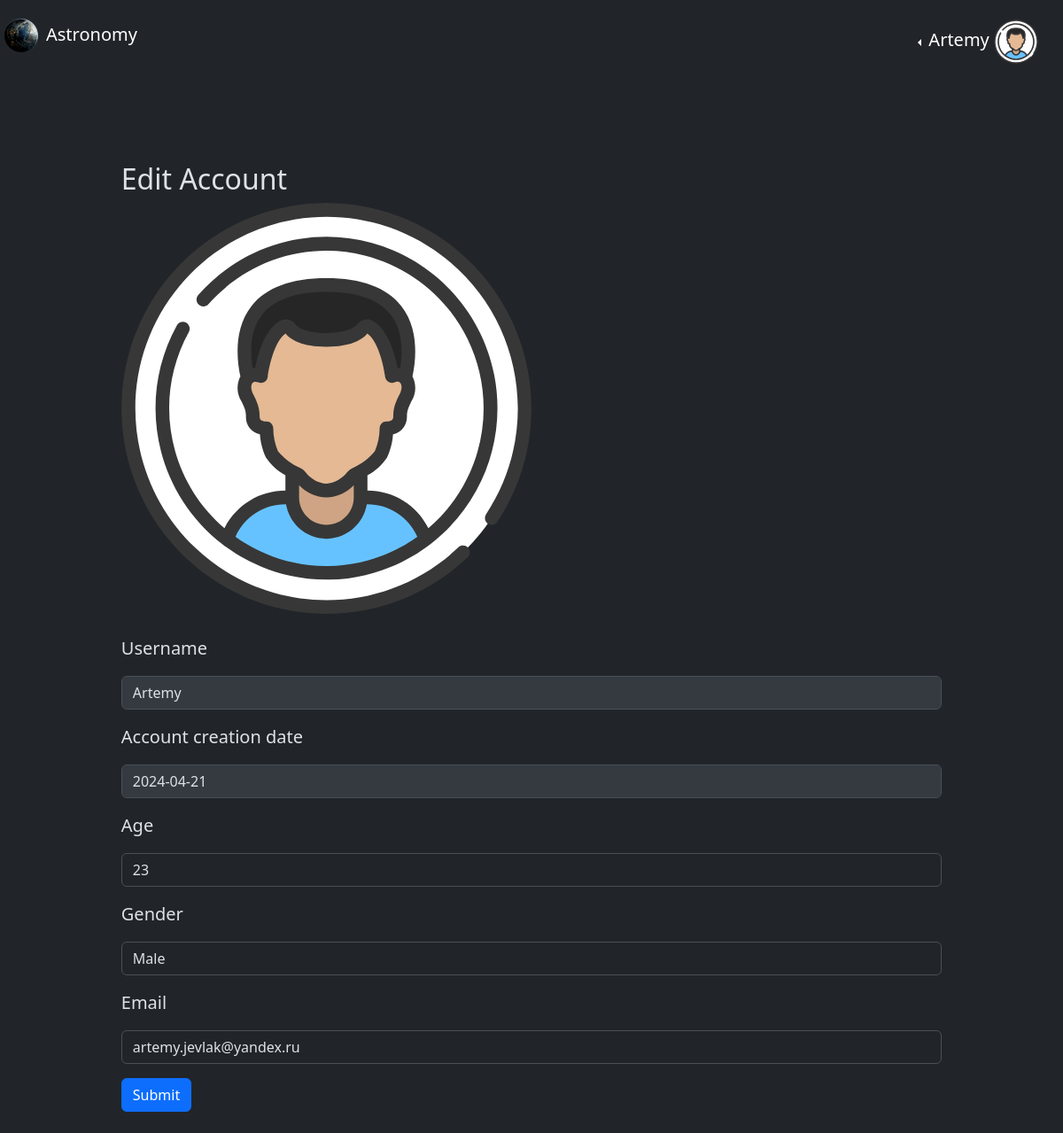
Page /astronomy-site/profile (signed in) on the earlier database version.
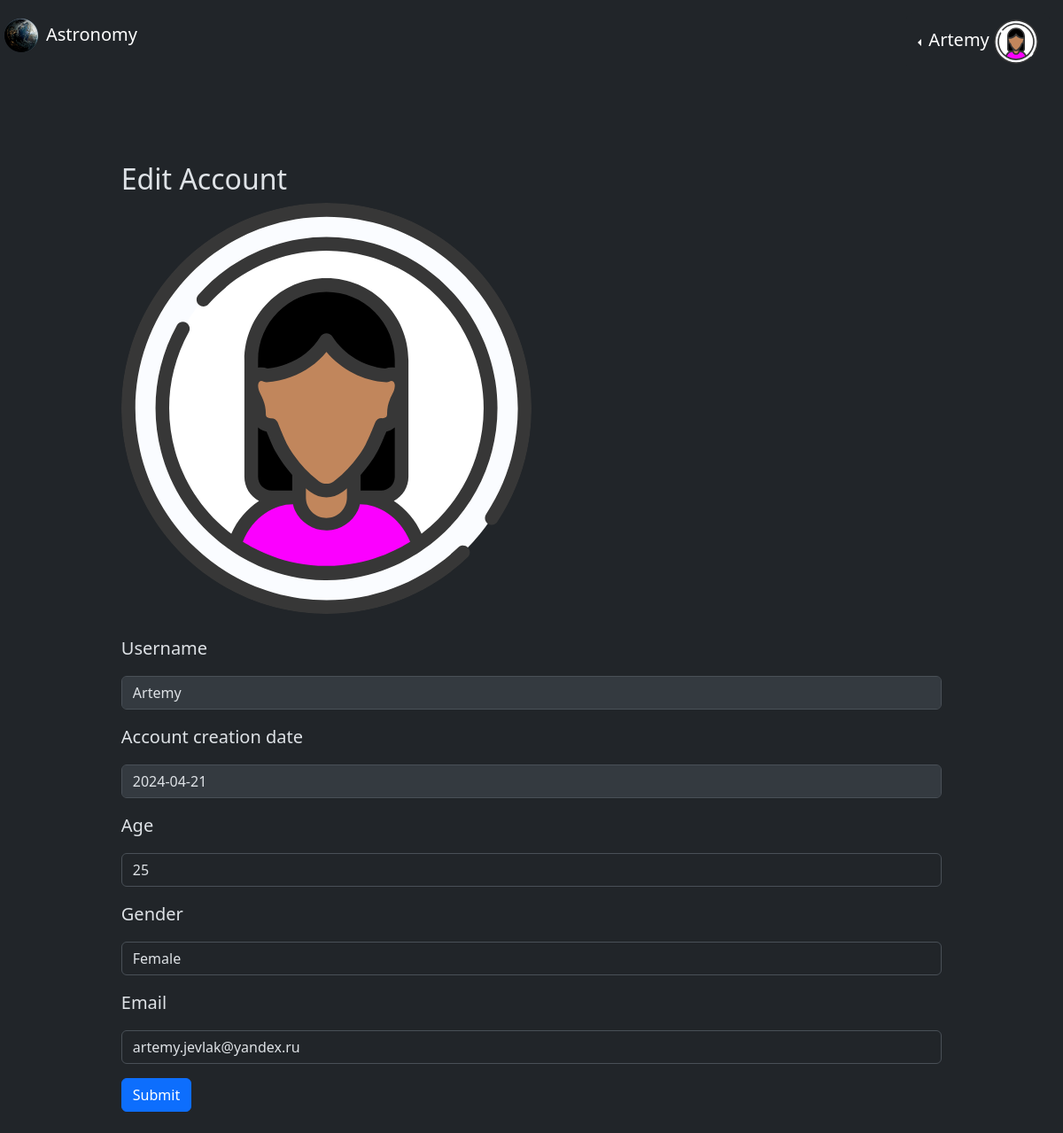
Same page on the later database version.
### data/users.py (models this page shows, shortened)
class User(SqlBase, UserMixin):
    __tablename__ = 'users'
    id = sqlalchemy.Column(
        sqlalchemy.Integer, primary_key=True, autoincrement=True)
    username = sqlalchemy.Column(
        sqlalchemy.Integer, unique=True, index=True)
    email = sqlalchemy.Column(sqlalchemy.String, unique=True)
    profile_image = sqlalchemy.Column(sqlalchemy.String)
    age = sqlalchemy.Column(sqlalchemy.Integer)
    gender = sqlalchemy.Column(sqlalchemy.String)
    hashed_password = sqlalchemy.Column(sqlalchemy.String)
    profile_url = sqlalchemy.Column(sqlalchemy.String)
    created_date = sqlalchemy.Column(
        sqlalchemy.DateTime, default=dt.datetime.now)
    records = orm.relationship('Records', back_populates="user")

### server.py (the view, shortened to what this page needs)
@ app.route("/astronomy-site/profile", methods=['POST', 'GET'])
@ login_required
def profile():
    global NEW_EMAIL, CODE
    return render_template("profile.html", title="Profile", user=current_user)

### data/data_base_session.py (called while the page is built)
def new_session() -> Session:
    global __main_factory
    return __main_factory()

### server.py (called while the page is built)
@login_manager.user_loader
def load_user(user_id):
    data_base_session = new_session()
    return data_base_session.query(User).get(user_id)

### templates/profile.html (shortened to what this page needs)
{%extends "base.html"%} {%block content%}
<div class="container">
  <h2>Edit Account</h2>
  <img class="rounded-circle" src="{{current_user.profile_image}}" alt="" style="width: 50%; height: 50%" />
  <br><br>
  <form action="" method="post" novalidate>
    <p><label for="username">Username</label></p>
    <p><input class="form-control" id="username" name="username" required type="text" value={{current_user.username}}
        disabled>
    </p>
    <p><label for="date">Account creation date</label></p>
    <p><input class="form-control" id="date" name="date" type="datetime" value={{current_user.created_date}} disabled>
    </p>
    <p><label for="age">Age</label></p>
    <p><input class="form-control" id="age" name="age" type="number" value={{current_user.age}} required></p>
    <p><label for="gender">Gender</label></p>
    <p><select id="userSelect" class="form-control" id="gender" name="gender" required>
      {%if current_user.gender == "Male"%}
          <option value="Male" selected>Male</option>
      {%else%}
          <option value="Female" selected>Female</option>
      {%endif%}
      </select></p>
    <p><label for="email">Email</label></p>
    <p><input class="form-control" id="email" name="email" required type="email" value={{current_user.email}}></p>
    <button class="btn btn-primary">Submit</button>
    <br> <br>
  </form>
</div>
{%endblock%}

### templates/base.html (shortened to what this page needs)
<!DOCTYPE html>
<html lang="en" data-bs-theme="dark">
<head>
  <link href="https://cdn.jsdelivr.net/npm/bootstrap@5.3.3/dist/css/bootstrap.min.css" rel="stylesheet" />
  <link rel="stylesheet" href="/static/css/style._for_main_page.css" />
</head>
<body>
  <header>
    <div class="container-1" style="flex-wrap: wrap;">
      <div class="first-nav">
        <a href="/astronomy-site">
          <nav>
            <img src="/static/images/logo.png" alt="" />
            <p>Astronomy</p>
          </nav>
        </a>
      </div>
      <div class="second-nav bg-dark">
        <div class="dropdown dropstart text-end position" style="max-width: 30%;">
          <button type="button" class="btn btn-dark dropdown-toggle bg-dark text-white" data-bs-toggle="dropdown">
            {%if current_user.is_authenticated%}
            <span style="font-size: 20px; ">{{current_user.username}} <img class="rounded-circle"
                src={{current_user.profile_image}} alt="" style="width: 50px; height: 50px;"></span>
            {%else%}
            <span style="font-size: 20px; "><img class="rounded-circle" src="/static/images/anonym.svg" alt=""
                style="width: 50px; height: 50px;"></span>
            {%endif%}
          </button>
        </div>
      </div>
    </div>
  </header>
  <main role="main" class="container mt-5">{%block content%}{%endblock%}</main>
</body>
</html>

### static/css/style._for_main_page.css (style rules this page uses)
header .container-1 { max-width: 100vw; padding: 0; margin: 0; position: sticky; padding-left: 4px; }
header .container-1 a { font-size: 20px; text-decoration: none; color: white; }
.container-1 { max-width: 100vw; padding: 0; margin: 0; display: flex; justify-content: space-between; position: sticky; padding-left: 4px; margin-top: 4px; }
.first-nav { margin-top: 2px; align-self: center; float: left; width: 50%; padding-bottom: 4px; }
.first-nav nav { display: flex; }
.first-nav nav p { margin: 0; padding: 0; margin-left: 8px; justify-content: center; align-self: center; }
.first-nav img { max-width: 60px; max-height: 60px; margin-top: 2px; }
.second-nav { padding: 0; margin: 0; padding-top: 15px; padding-right: 15px; }
.container-1 .first-nav { text-align: left; align-self: center; }
main { max-width: 100%; max-height: 100%; }
.container { margin-top: 13vh; max-width: 90%; max-height: 90%; }
p { font-size: 20px; }

Differences in the rows shown:
changed User "Artemy": profile_image: a different picture; age "23" → "25"; gender "Male" → "Female"
